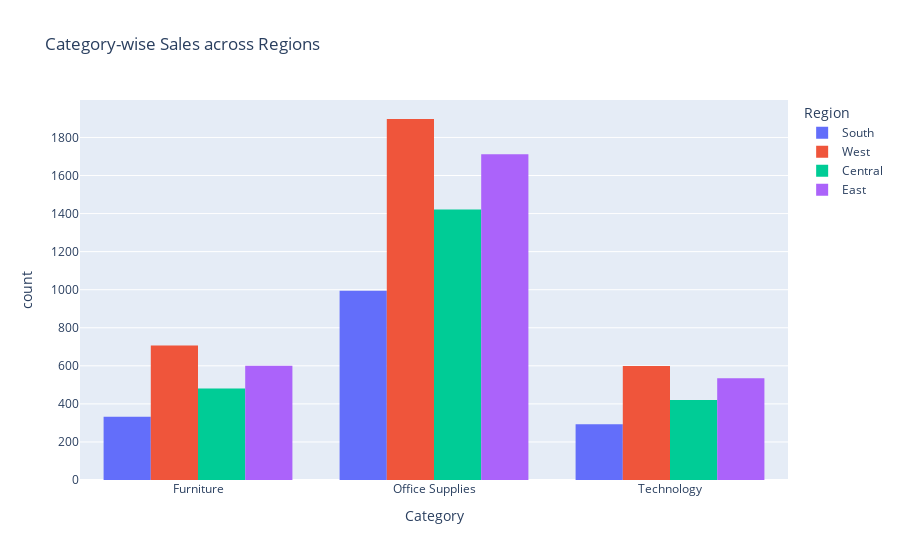
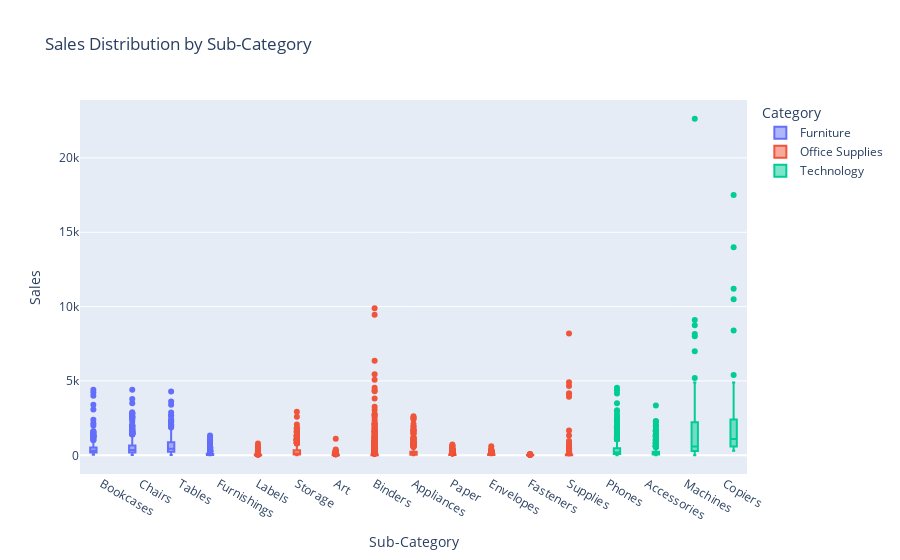
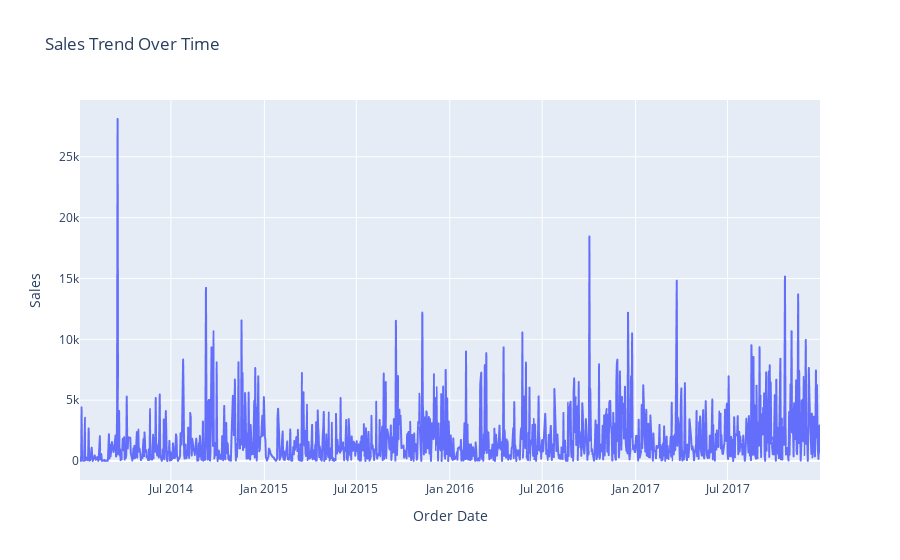

Notebook cell for these charts, in order:
### Code cell
import plotly.express as px

fig1 = px.histogram(df, x="Category", color="Region", barmode="group", title="Category-wise Sales across Regions")
fig1.show()

fig2 = px.box(df, x="Sub-Category", y="Sales", color="Category", title="Sales Distribution by Sub-Category")
fig2.show()

fig3 = px.line(df.groupby("Order Date")["Sales"].sum().reset_index(), x="Order Date", y="Sales", title="Sales Trend Over Time")
fig3.show()

### Figure 1 — Plotly figure (JSON) as saved in the notebook; plotly's stock layout.template omitted (floating-point values rounded to 4 significant figures; data arrays with more than 128 entries replaced by an {"elided": "..."} marker saying what was removed)
{"data": [{"alignmentgroup": "True", "bingroup": "x", "hovertemplate": "Region=South<br>Category=%{x}<br>count=%{y}<extra></extra>", "legendgroup": "South", "marker": {"color": "#636efa", "pattern": {"shape": ""}}, "name": "South", "offsetgroup": "South", "orientation": "v", "showlegend": true, "type": "histogram", "x": {"elided": "1620 str values"}, "xaxis": "x", "yaxis": "y"}, {"alignmentgroup": "True", "bingroup": "x", "hovertemplate": "Region=West<br>Category=%{x}<br>count=%{y}<extra></extra>", "legendgroup": "West", "marker": {"color": "#EF553B", "pattern": {"shape": ""}}, "name": "West", "offsetgroup": "West", "orientation": "v", "showlegend": true, "type": "histogram", "x": {"elided": "3203 str values"}, "xaxis": "x", "yaxis": "y"}, {"alignmentgroup": "True", "bingroup": "x", "hovertemplate": "Region=Central<br>Category=%{x}<br>count=%{y}<extra></extra>", "legendgroup": "Central", "marker": {"color": "#00cc96", "pattern": {"shape": ""}}, "name": "Central", "offsetgroup": "Central", "orientation": "v", "showlegend": true, "type": "histogram", "x": {"elided": "2323 str values"}, "xaxis": "x", "yaxis": "y"}, {"alignmentgroup": "True", "bingroup": "x", "hovertemplate": "Region=East<br>Category=%{x}<br>count=%{y}<extra></extra>", "legendgroup": "East", "marker": {"color": "#ab63fa", "pattern": {"shape": ""}}, "name": "East", "offsetgroup": "East", "orientation": "v", "showlegend": true, "type": "histogram", "x": {"elided": "2848 str values"}, "xaxis": "x", "yaxis": "y"}], "layout": {"barmode": "group", "legend": {"title": {"text": "Region"}, "tracegroupgap": 0}, "title": {"text": "Category-wise Sales across Regions"}, "xaxis": {"anchor": "y", "domain": [0, 1], "title": {"text": "Category"}}, "yaxis": {"anchor": "x", "domain": [0, 1], "title": {"text": "count"}}}}

### Figure 2 — Plotly figure (JSON) as saved in the notebook; plotly's stock layout.template omitted (floating-point values rounded to 4 significant figures; data arrays with more than 128 entries replaced by an {"elided": "..."} marker saying what was removed)
{"data": [{"alignmentgroup": "True", "hovertemplate": "Category=Furniture<br>Sub-Category=%{x}<br>Sales=%{y}<extra></extra>", "legendgroup": "Furniture", "marker": {"color": "#636efa"}, "name": "Furniture", "notched": false, "offsetgroup": "Furniture", "orientation": "v", "showlegend": true, "type": "box", "x": {"elided": "2121 str values"}, "x0": " ", "xaxis": "x", "y": {"elided": "2121 float values"}, "y0": " ", "yaxis": "y"}, {"alignmentgroup": "True", "hovertemplate": "Category=Office Supplies<br>Sub-Category=%{x}<br>Sales=%{y}<extra></extra>", "legendgroup": "Office Supplies", "marker": {"color": "#EF553B"}, "name": "Office Supplies", "notched": false, "offsetgroup": "Office Supplies", "orientation": "v", "showlegend": true, "type": "box", "x": {"elided": "6026 str values"}, "x0": " ", "xaxis": "x", "y": {"elided": "6026 float values"}, "y0": " ", "yaxis": "y"}, {"alignmentgroup": "True", "hovertemplate": "Category=Technology<br>Sub-Category=%{x}<br>Sales=%{y}<extra></extra>", "legendgroup": "Technology", "marker": {"color": "#00cc96"}, "name": "Technology", "notched": false, "offsetgroup": "Technology", "orientation": "v", "showlegend": true, "type": "box", "x": {"elided": "1847 str values"}, "x0": " ", "xaxis": "x", "y": {"elided": "1847 float values"}, "y0": " ", "yaxis": "y"}], "layout": {"boxmode": "group", "legend": {"title": {"text": "Category"}, "tracegroupgap": 0}, "title": {"text": "Sales Distribution by Sub-Category"}, "xaxis": {"anchor": "y", "domain": [0, 1], "title": {"text": "Sub-Category"}}, "yaxis": {"anchor": "x", "domain": [0, 1], "title": {"text": "Sales"}}}}

### Figure 3 — Plotly figure (JSON) as saved in the notebook; plotly's stock layout.template omitted (floating-point values rounded to 4 significant figures; data arrays with more than 128 entries replaced by an {"elided": "..."} marker saying what was removed)
{"data": [{"hovertemplate": "Order Date=%{x}<br>Sales=%{y}<extra></extra>", "legendgroup": "", "line": {"color": "#636efa", "dash": "solid"}, "marker": {"symbol": "circle"}, "mode": "lines", "name": "", "showlegend": false, "type": "scattergl", "x": {"elided": "1237 str values"}, "xaxis": "x", "y": {"elided": "1237 float values"}, "yaxis": "y"}], "layout": {"legend": {"tracegroupgap": 0}, "title": {"text": "Sales Trend Over Time"}, "xaxis": {"anchor": "y", "domain": [0, 1], "title": {"text": "Order Date"}}, "yaxis": {"anchor": "x", "domain": [0, 1], "title": {"text": "Sales"}}}}
